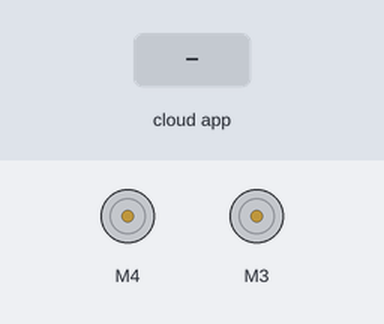
This sketch was run on a simulated Arduino Uno, built with avr-gcc and run on an emulated ATmega328P. On the bench: 2 × DC motor (green arrow = forward, orange = backward, longer = faster). Inputs (shaded band) come from the test bench. The ROS host is connected and sends only what is stated.

Above: at 1.2 s.
1.3 s: the phone or cloud app sets linear.x to -100
At 1.8 s:
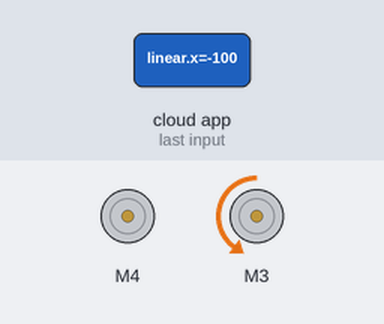
2.8 s: the phone or cloud app sets linear.x to 100
At 4.0 s:
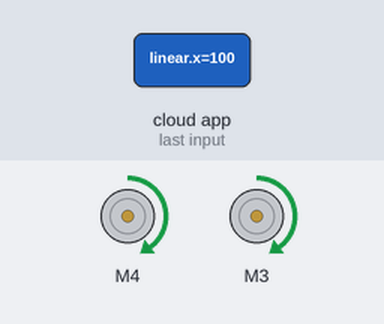
4.3 s: the phone or cloud app sets linear.x to 0
At 5.3 s:
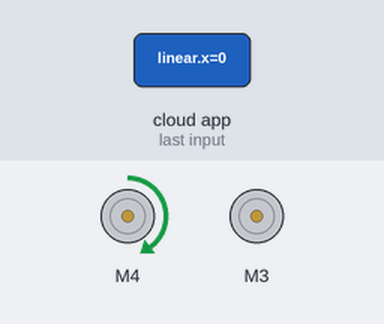
5.8 s: the phone or cloud app sets angular.z to -100
At 6.4 s:
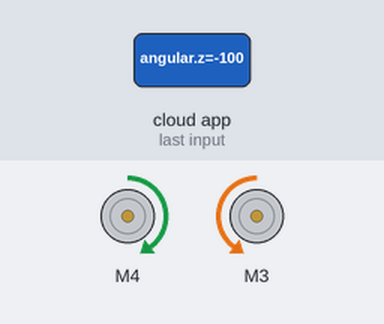
7.3 s: the phone or cloud app sets angular.z to 0
At 8.0 s:
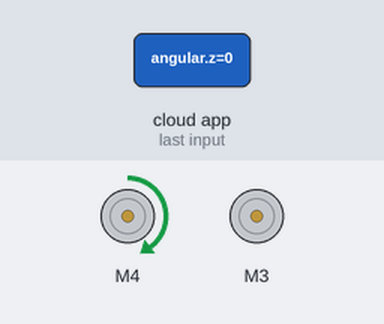
8.8 s: the phone or cloud app sets angular.z to 100
At 9.9 s:
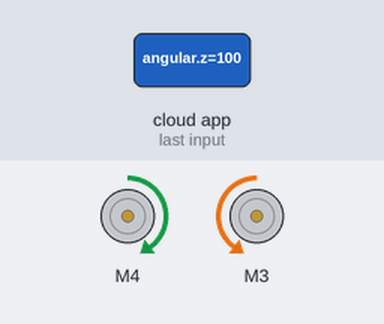
Timing chart, 0 to 11.3 s (numbered marks = the images above; inputs shaded):
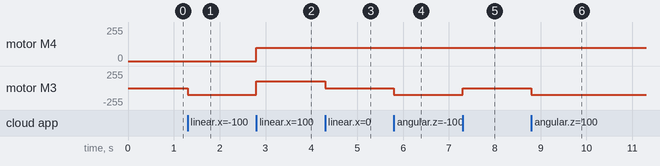

The sketch:

motors.ros.ino
```cpp
//Code Authors:
//* Ahmed A. Radwan (author)
//* Maisa Jazba

 #include <AFMotor.h>
#include <ArduinoHardware.h>
#include <ros.h>
#include <geometry_msgs/Twist.h>


double w_r=0, w_l=0;

//wheel_rad is the wheel radius ,wheel_sep is
double wheel_rad = 0.0325, wheel_sep = 0.295;

ros::NodeHandle nh;

int lowSpeed = 200;
int highSpeed = 50;

double speed_ang=0, speed_lin=0;

int set_speed = 100;

AF_DCMotor motorDir_A(3);
AF_DCMotor motorDir_B(4);

void messageCb( const geometry_msgs::Twist& msg){
  speed_ang = msg.angular.z;
  speed_lin = msg.linear.x;
  w_r = (speed_lin/wheel_rad) + ((speed_ang*wheel_sep)/(2.0*wheel_rad));
  w_l = (speed_lin/wheel_rad) - ((speed_ang*wheel_sep)/(2.0*wheel_rad));
}

ros::Subscriber<geometry_msgs::Twist> sub("cmd_vel", &messageCb );

void Motors_init();
void MotorL(int Pulse_Width1);  // this is motorA
void MotorR(int Pulse_Width2);  // this is motorB

void setup(){
 Motors_init();
 nh.initNode();
 nh.subscribe(sub);
}

void loop(){
 MotorL(w_l*10);
 MotorR(w_r*10);
 nh.spinOnce();
}

void Motors_init(){
 motorDir_B.setSpeed(set_speed);
 motorDir_A.setSpeed(set_speed);
}

void MotorL(int Pulse_Width1){
 if (Pulse_Width1 > 0)
 {
     motorDir_A.run(FORWARD);
 }

 if (Pulse_Width1 < 0)
 {
     motorDir_A.run(BACKWARD);
 }

 if (Pulse_Width1 == 0){
     motorDir_A.run(RELEASE);
 }
}

void MotorR(int Pulse_Width2){
 if (Pulse_Width2 > 0){
     motorDir_B.run(FORWARD);
 }
 if (Pulse_Width2 < 0){
     motorDir_A.run(BACKWARD);
 }
 if (Pulse_Width2 == 0){
     motorDir_A.run(RELEASE);
 }
}
```

Measured:
- after the input at 1.3 s, motor M3: stopped → backward 100/255 at once
- after the input at 2.8 s, motor M4: stopped → forward 100/255 at once; motor M3: backward 100/255 → forward 100/255 at once
- after the input at 4.3 s, motor M3: forward 100/255 → stopped at once
- after the input at 5.8 s, motor M3: stopped → backward 100/255 at once
- after the input at 7.3 s, motor M3: backward 100/255 → stopped at once
- after the input at 8.8 s, motor M3: stopped → backward 100/255 at once
